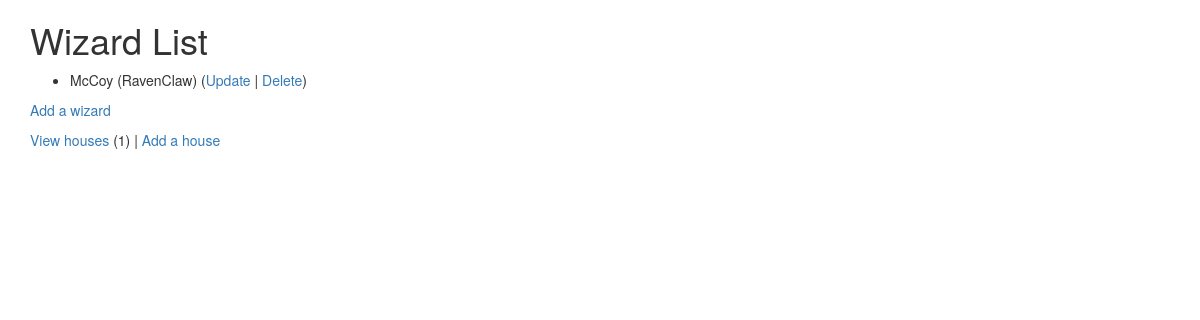
The page /wizards/ (signed in) on the database as committed earlier.
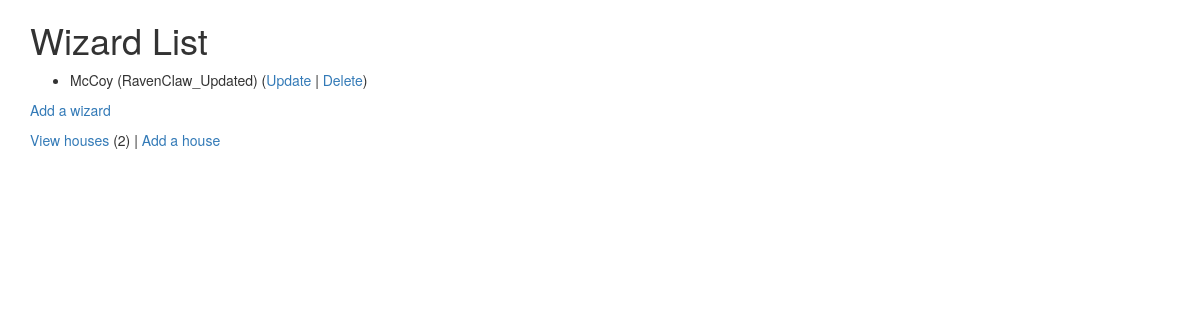
The same page on the database as committed later.
### wizards/models.py (models this page shows, shortened)
class Wizard(models.Model):
    nickname = models.CharField(
        max_length=200,
        validators=[MinLengthValidator(2, "Nickname must be greater than 1 character")]
    )
    power = models.PositiveIntegerField()
    spell = models.CharField(max_length=300)
    house = models.ForeignKey('House', on_delete=models.CASCADE, null=False)

class House(models.Model):
    name = models.CharField(
        max_length=200,
        validators=[MinLengthValidator(2, "House must be greater than 1 character")]
    )

### wizards/views.py (the view)
# urls.py: path('', views.MainView.as_view(), name='autos'),
class MainView(LoginRequiredMixin, View) :
    def get(self, request):
        hc = House.objects.all().count();
        wl = Wizard.objects.all();
        ctx = { 'house_count': hc, 'wizard_list': wl };
        return render(request, 'wizards/wizard_list.html', ctx)

### wizards/templates/wizards/wizard_list.html
{% extends "base.html" %}
{% block content %}
    <h1>Wizard List</h1>
    {% if wizard_list %}
    <ul>
        {% for wizard in wizard_list %}
        <li>
            {{ wizard.nickname }} ({{ wizard.house.name }})
            (<a href="{% url 'wizard_update' wizard.id %}">Update</a> |
            <a href="{% url 'wizard_delete' wizard.id %}">Delete</a>) <br/>
        </li>
        {% endfor %}
    </ul>
    {% else %}
        <p>No wizards in list</p>
    {% endif %}
  <p>
    {% if house_count > 0 %}
      <a href="{% url 'wizard_create' %}">Add a wizard</a>
    {% else %}
      Please add a House before you add a Wizard.
    {% endif %}
  </p>
  <p>
  <a href="{% url 'house_list' %}">View houses</a> ({{ house_count }}) |
    <a href="{% url 'house_create' %}">Add a house</a>
  </p>
{% endblock %}

Rows that differ between the two databases and show on the page:
changed through a linked row, Wizard "McCoy": house.name "RavenClaw" → "RavenClaw_Updated"
Other text that changed with them:
{{ house_count }}: "1" → "2"
